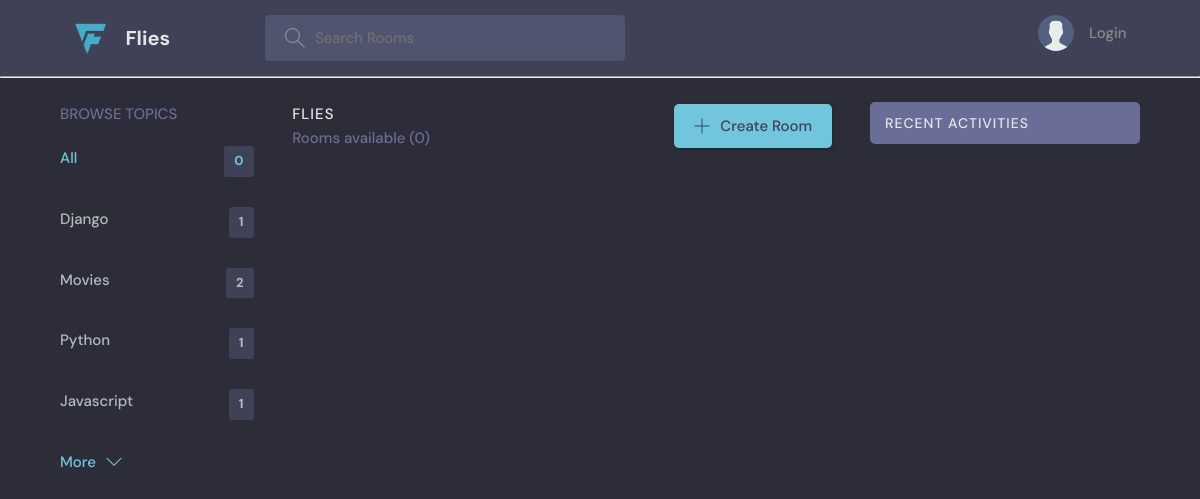
The app's page /?q=Programming, older data.
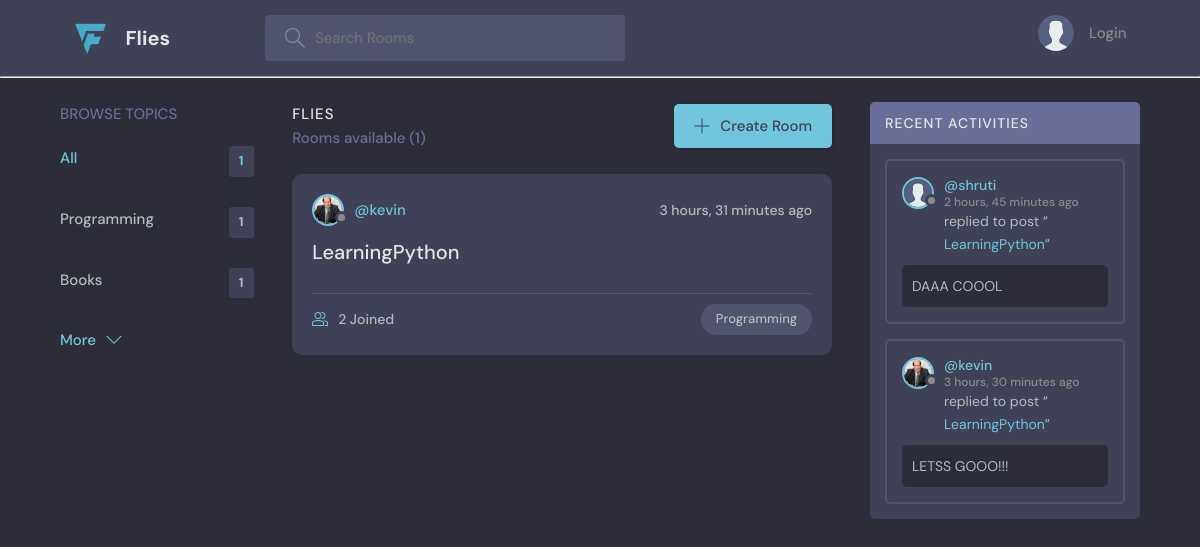
The same page, newer data.
### core/models.py (models this page shows, shortened)
class Topic(models.Model):
    name = models.CharField(max_length = 200)

class Room(models.Model):
    host = models.ForeignKey(User, on_delete=models.SET_NULL, null=True)
    topic = models.ForeignKey(Topic, on_delete=models.SET_NULL, null=True)
    name = models.CharField(max_length=200)
    description = models.TextField(null=True, blank=True)
    members = models.ManyToManyField(User,related_name="members",blank=True)
    updated = models.DateTimeField(auto_now=True)
    created = models.DateTimeField(auto_now_add=True)
    class Meta:
        ordering = ['-updated','-created']
    def __str__(self):
        return self.name

class User(AbstractUser):
    name = models.CharField(max_length=50,null=True)
    email = models.EmailField(unique=True)
    bio = models.TextField(null=True)
    avatar = models.ImageField(null=True,default="avatar.svg")
    USERNAME_FIELD = 'email'
    REQUIRED_FIELDS= []

class Message(models.Model):
    user = models.ForeignKey(User, on_delete=models.CASCADE)
    room = models.ForeignKey(Room, on_delete=models.CASCADE)
    body = models.TextField()
    updated = models.DateTimeField(auto_now=True)
    created = models.DateTimeField(auto_now_add=True)
    class Meta:
        ordering = ['-updated','-created']
    def __str__(self):
        return self.body[0:50]

### core/views.py (the view)
# urls.py: path('', views.home, name='home'),
def home(request):
    q = request.GET.get('q') if request.GET.get('q') != None else ''
    rooms = Room.objects.filter(
        Q(topic__name__icontains=q) |
        Q(name__icontains = q) |
        Q(description__icontains=q)
        )
    topics = Topic.objects.all()[0:4]
    roomCount = rooms.count()
    grpmessages = Message.objects.filter(Q(room__topic__name__icontains=q))[0:4]
    context={'rooms':rooms,'topics':topics,'roomCount':roomCount,'grpmessages':grpmessages}
    return render(request,'core/home.html',context)

### core/templates/core/home.html (shortened to what this page needs)
{% extends 'base.html' %}
{% block content %}
<main class="layout layout--3">
  <div class="container">
    {% include 'core/topicsElement.html' %}
    <div class="roomList">
      <div class="roomList__header">
        <div>
          <h2>Flies</h2>
          <p>Rooms available ({{roomCount}})</p>
        </div>
        <a class="btn btn--main" href="{% url 'create-room' %}">
          <svg
            version="1.1"
            xmlns="http://www.w3.org/2000/svg"
            width="32"
            height="32"
            viewBox="0 0 32 32"
          >
            <title>add</title>
            <path
              d="M16.943 0.943h-1.885v14.115h-14.115v1.885h14.115v14.115h1.885v-14.115h14.115v-1.885h-14.115v-14.115z"
            ></path>
          </svg>
          Create Room
        </a>
      </div>
      {% include 'core/feedElement.html' %}
    </div>
    {% include 'core/activity.html' %}
  </div>
</main>
{% endblock %}

### templates/base.html (shortened to what this page needs)
<!DOCTYPE html>
{% load static %}
<html lang="en">
  <head>
    <link rel="stylesheet" href="{% static 'css/style.css' %}" />
  </head>
  <body>
    {% include 'navbar.html' %}
    {% block content %}
    {% endblock %}
  </body>
</html>

### templates/navbar.html (shortened to what this page needs)
{% load static %}
<header class="header header--loggedIn">
    <div class="container">
      <a href="{% url 'home' %}" class="header__logo">
        <img src="{% static 'images/logo.png' %}" />
        <h1>Flies</h1>
      </a>
      <form method="GET" action="{% url 'home' %}" class="header__search">
        <label>
          <input type="text" name="q" placeholder="Search Rooms" />
        </label>
      </form>
      <nav class="header__menu">
        {% if request.user.is_authenticated %}
        <div class="header__user">
          <a href="{% url 'profile' user.id %}">
            <div class="avatar avatar--medium active">
              <img src="{{request.user.avatar.url}}" />
            </div>
            <p>{{request.user.name}} <span>@{{request.user.username}}</span></p>
          </a>
          <button class="dropdown-button">
            <svg version="1.1" xmlns="http://www.w3.org/2000/svg" width="32" height="32" viewBox="0 0 32 32">
              <title>chevron-down</title>
              <path d="M16 21l-13-13h-3l16 16 16-16h-3l-13 13z"></path>
            </svg>
          </button>
        </div>
        {% else %}
        <a href="{% url 'login' %}">
          <img src="{% static 'images/avatar.svg' %}" />
          <p>Login</p>
        </a>
        {% endif %}
      </nav>
    </div>
  </header>
<hr>

### core/templates/core/topicsElement.html
<div class="topics">
    <div class="topics__header">
      <h2>Browse Topics</h2>
    </div>
    <ul class="topics__list">
      <li>
        <a href="{% url 'home' %}" class="active">All <span>{{roomCount}}</span></a>
      </li>
      {% for topic in topics %}
      <li>
        <a href="{% url 'home' %}?q={{topic.name}}">{{topic.name}} <span>{{topic.room_set.all.count}}</span></a>
      </li>
      {% endfor %}
    </ul>
    <a class="btn btn--link" href="{% url 'topics' %}">
      More
      <svg
        version="1.1"
        xmlns="http://www.w3.org/2000/svg"
        width="32"
        height="32"
        viewBox="0 0 32 32"
      >
        <title>chevron-down</title>
        <path d="M16 21l-13-13h-3l16 16 16-16h-3l-13 13z"></path>
      </svg>
    </a>
  </div>

### core/templates/core/feedElement.html (shortened to what this page needs)
{% for room in rooms %}
<div class="roomListRoom">
    <div class="roomListRoom__header">
      <a href="{% url 'profile' room.host.id %}" class="roomListRoom__author">
        <div class="avatar avatar--small">
          <img src="{{room.host.avatar.url}}" />
        </div>
        <span>@{{room.host.username}}</span>
      </a>
      <div class="roomListRoom__actions">
        <span>{{room.created|timesince}} ago</span>
      </div>
    </div>
    <div class="roomListRoom__content">
      <a href="{% url 'room' room.id %}">{{room}}</a>
    </div>
    <div class="roomListRoom__meta">
      <a href="{% url 'room' room.id %}" class="roomListRoom__joined">
        {{room.members.all.count}} Joined
      </a>
      <p class="roomListRoom__topic">{{room.topic.name}}</p>
    </div>
</div>
{% endfor %}

### core/templates/core/activity.html
<div class="activities">
    <div class="activities__header">
      <h2>Recent Activities</h2>
    </div>
    {% for message in grpmessages %}
    {% if request.user != message.user %}
    <div class="activities__box">
      <div class="activities__boxHeader roomListRoom__header">
        <a href="{% url 'profile' message.user.id %}" class="roomListRoom__author">
          <div class="avatar avatar--small">
            <img src="{{message.user.avatar.url}}" />
          </div>
          <p>
            @{{message.user.username}}
            <span>{{message.created|timesince}} ago</span>
          </p>
        </a>
      </div>
      <div class="activities__boxContent">
        <p>
          replied to post “<a href="{% url 'room' message.room.id %}">{{message.room}}</a
          >”
        </p>
        <div class="activities__boxRoomContent">
            {{message}}
        </div>
      </div>
    </div>
    {% endif %}
    {% endfor %}
  </div>

Row changes from the older to the newer data that the page shows:
removed Topic: name "Python", room_set.all.count "1"
removed Topic: name "Javascript", room_set.all.count "1"
changed Topic id 1: name "Django" → "Programming"
changed Topic: name "Movies" → "Books"; room_set.all.count "2" → "1"
added Room: host.avatar (picture), host.username "kevin", created "3 hours, 31 minutes", name "LearningPython", members.all.count "2", topic.name "Programming"
added Message: user.avatar (placeholder picture), user.username "shruti", created "2 hours, 45 minutes", room "LearningPython", body "DAAA COOOL"
added Message: user.avatar (picture), user.username "kevin", created "3 hours, 30 minutes", room "LearningPython", body "LETSS GOOO!!!"
Text that changed along with them:
{{ roomCount }}: "0" → "1"
